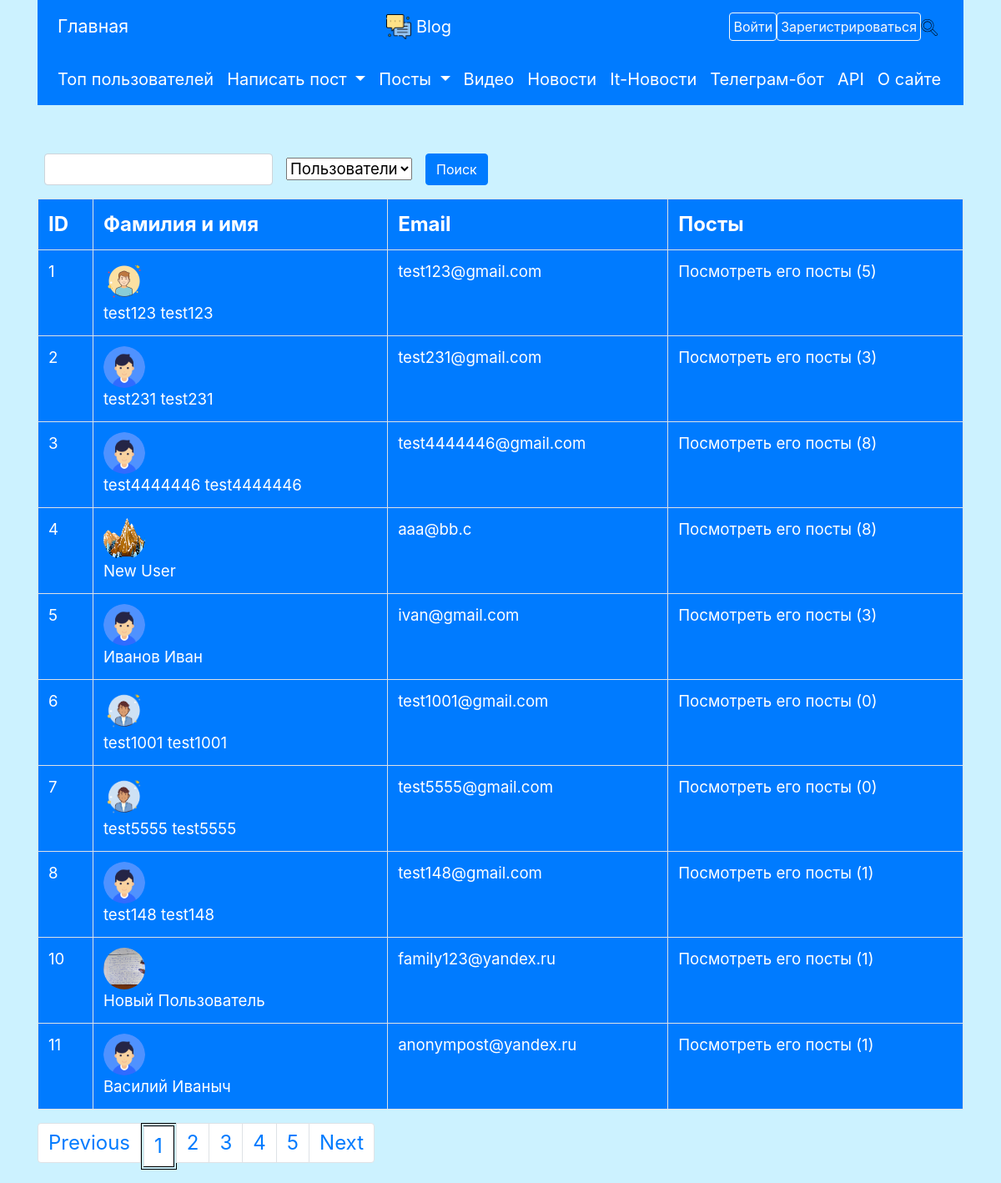
Screenshot of /search with the database file from the repository.
### data/users.py (models this page shows, shortened)
class User(SqlAlchemyBase, UserMixin, SerializerMixin):
    __tablename__ = 'users'
    id = sqlalchemy.Column(sqlalchemy.Integer,
                           primary_key=True, autoincrement=True)
    surname = sqlalchemy.Column(sqlalchemy.String, nullable=True)
    name = sqlalchemy.Column(sqlalchemy.String, nullable=True)
    about = sqlalchemy.Column(sqlalchemy.String, nullable=True)
    email = sqlalchemy.Column(sqlalchemy.String,
                              index=True, unique=True, nullable=True)
    hashed_password = sqlalchemy.Column(sqlalchemy.String, nullable=True)
    icon = sqlalchemy.Column(sqlalchemy.String, default='default_user.png')
    posts = orm.relation("Post", back_populates='author')
    followed = orm.relationship('User',
                                secondary=followers,
                                primaryjoin=(followers.c.follower_id == id),
                                secondaryjoin=(followers.c.followed_id == id),
                                backref=orm.backref('followers',
                                                    lazy='dynamic'),
                                lazy='dynamic')
    subscribed = orm.relationship('User',
                                  secondary=subscribers,
                                  primaryjoin=(
                                          subscribers.c.subscriber_id == id),
                                  secondaryjoin=(
                                          subscribers.c.subscribed_id == id),
                                  backref=orm.backref('subscribers',
                                                      lazy='dynamic'),
                                  lazy='dynamic')
    liked_posts = orm.relation('Post', secondary='liked')
    kol_likes = None  # суммарное кол-во лайков за все его посты

### main.py (the view)
@app.route('/search', methods=['GET', 'POST'])
def search():
    db_sess = db_session.create_session()
    if request.method == 'GET':
        line = request.args.get('query', '')
        kind = request.args.get('kind', 'users')
        page = request.args.get('page', '1')
        max_results, num_of_btns = 10, 5
        if not page.isdigit() or kind not in ['videos', 'users', 'posts']:
            abort(404)
        page = int(page)
        range_of_pages = range(page - (page - 1) % num_of_btns,
                               page + num_of_btns - (page - 1) % num_of_btns)
        prev_url = url_for('search', query=line, kind=kind,
                           page=max(page - 1, 1))
        next_url = url_for('search', query=line, kind=kind, page=page + 1)
        params = {'last_query': line, 'kind': kind, 'prev_url': prev_url,
                  'next_url': next_url, 'pages': range_of_pages, 'page': page}
        if kind == 'users':
            users = db_sess.query(User).filter((User.name.like(f'%{line}%')) |
                                               (User.surname.like(
                                                   f'%{line}%'))).all()
            users = users[(page - 1) * max_results:page * max_results]
            return render_template('search_users.html', users=users,
                                   title='Поиск пользователя: ' + line,
                                   **params)
        elif kind == 'posts':
            posts = db_sess.query(Post).filter(
                Post.title.like(f'%{line}%')).all()
            posts = posts[::-1][(page - 1) * max_results:page * max_results]
            return render_template('search_posts.html', posts=posts,
                                   title='Поиск поста: ' + line, **params)
        elif kind == 'videos':
            latest_videos = youtube.get_latest(query=line, page=page)
            return render_template('search_videos.html', videos=latest_videos,
                                   title='Поиск видео: ' + line, **params)
    elif request.method == 'POST':
        url_arg = request.form.get('for_search')
        kind = request.form.get('kind')
        return redirect(url_for('search', query=url_arg, kind=kind))

### data/db_session.py (called while the page is built)
def create_session() -> Session:
    global __factory
    return __factory()

### templates/search_users.html (shortened to what this page needs)
{% extends "base.html" %}
{% block content %}
<div style="font-size: 14pt;">
<form action="" method="post" class="form-inline pb-2">
    <input name="for_search" class="form-control m-2" value="{{ last_query }}">
    <select name="kind" class="form-select m-2" autofocus>
        <option value="users" selected>Пользователи</option>
    </select>
    <input class="btn btn-primary m-2" id="submit" name="submit" type="submit"
           value="Поиск">
</form>
{% if users %}
<table width="100%" class="table table-bordered" style="color: white; font-size: 14pt;">
    <tr class="bg-primary" style="font-size: 18pt; font-weight:bold;">
        <td>ID</td>
        <td>Фамилия и имя</td>
        <td>Email</td>
        <td>Посты</td>
    </tr>
    {% for user in users %}
    <tr class="bg-primary">
        <td>{{ user.id }}</td>
                <td><img alt="Профиль пользователя" width="50px" height="50px"
                                 src="{{url_for('static', filename='img/users/') + user.icon}}"
                                 style="border-radius: 50%;
                            margin-right: 20px;">
<a href="/users/{{ user.id }}"
   style="color: white;">{{ user.surname }} {{ user.name }}</a></td>
        <td>{{ user.email }}</td>
        <td><a href="/posts/users/{{ user.id }}" style="color: white;">Посмотреть его посты ({{
           user.posts | length }})</a></td>
    </tr>
    {% endfor %}
</table>
{% else %}
<p class="text-danger text-center">Ничего не найдено!</p>
{% endif %}
<nav aria-label="Page navigation example" style="font-size: 18pt;">
    <ul class="pagination">
        <li class="page-item"><a class="page-link"
                                 href="{{ prev_url }}">Previous</a>
        </li>
        {% for p in pages %}
        <li class="page-item {% if p == page %} active-page-item {% endif %}"><a class="page-link"
                                 href="{{ url_for('search',
                                 query=last_query, kind=kind, page=p) }}">{{ p }}</a></li>
        {% endfor %}
        <li class="page-item"><a class="page-link"
                                 href="{{ next_url }}">Next</a></li>
    </ul>
</nav>
</div>
{% endblock %}

### static/css/style.css (style rules this page uses)
body { background-color: #ccf2ff; }
td { white-space: pre-wrap; }
.active-page-item { border: 4px double black; }

### rows the page displays
User: id "1", icon (picture), surname "test123", name "test123", email "test123@gmail.com", posts|length "5"
User: id "2", icon (placeholder picture), surname "test231", name "test231", email "test231@gmail.com", posts|length "3"
User: id "3", icon (placeholder picture), surname "test4444446", name "test4444446", email "test4444446@gmail.com", posts|length "8"
User: id "4", icon (picture), surname "New", name "User", email "aaa@bb.c", posts|length "8"
User: id "5", icon (placeholder picture), surname "Иванов", name "Иван", email "ivan@gmail.com", posts|length "3"
User: id "6", icon (picture), surname "test1001", name "test1001", email "test1001@gmail.com", posts|length "0"
User: id "7", icon (picture), surname "test5555", name "test5555", email "test5555@gmail.com", posts|length "0"
User: id "8", icon (placeholder picture), surname "test148", name "test148", email "test148@gmail.com", posts|length "1"
User: id "10", icon (picture), surname "Новый", name "Пользователь", email "family123@yandex.ru", posts|length "1"
User: id "11", icon (placeholder picture), surname "Василий", name "Иваныч", email "anonympost@yandex.ru", posts|length "1"

### other values shown
{{ p }} "1" "2" "3" "4" "5"
